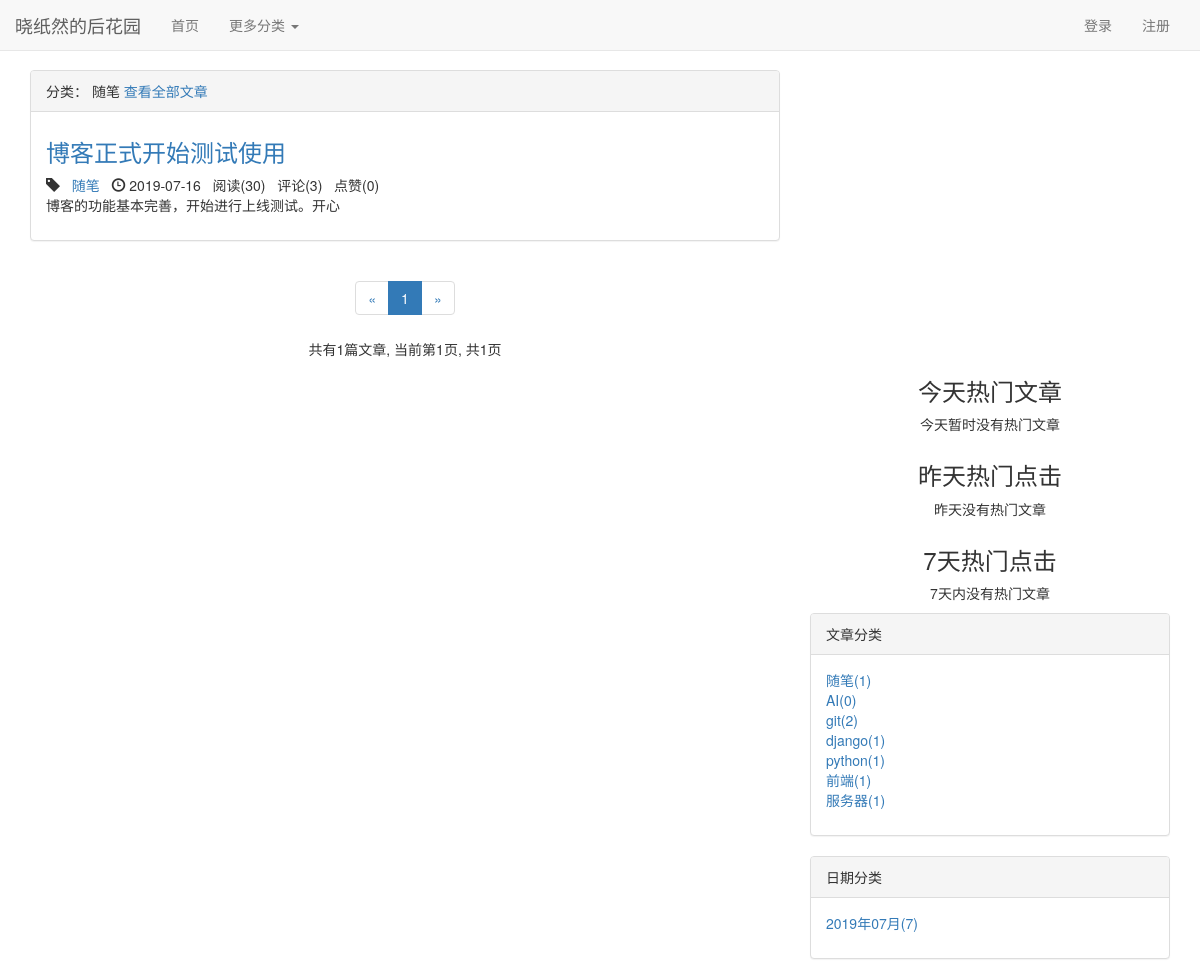
Page /blog/type/2 on the committed database.
### blog/models.py (models this page shows, shortened)
class BlogType(models.Model):
    type_name = models.CharField(max_length=50)
    def __str__(self):
        return self.type_name

class Blog(models.Model, ReadNumExpandMethod):
    title = models.CharField(max_length=50)
    blog_type = models.ForeignKey(BlogType, on_delete=models.CASCADE)
    content = RichTextUploadingField()
    author = models.ForeignKey(User, on_delete=models.CASCADE)
    read_details = GenericRelation(ReadDetail)  # 与阅读细节模型关联起来
    created_time = models.DateTimeField(auto_now_add=True)
    last_updated_time = models.DateTimeField(auto_now=True)
    class Meta:
        ordering = ['-created_time']

### read_statistics/models.py (models this page shows)
class ReadNum(models.Model):
    read_num = models.IntegerField(default=0)
    content_type = models.ForeignKey(ContentType, on_delete=models.CASCADE)
    object_id = models.PositiveIntegerField()
    content_object = GenericForeignKey('content_type', 'object_id')

### likes/models.py (models this page shows)
class LikeCount(models.Model):
    content_type = models.ForeignKey(ContentType, on_delete=models.CASCADE)
    object_id = models.PositiveIntegerField()
    content_object = GenericForeignKey('content_type', 'object_id')
    liked_num = models.IntegerField(default=0)

### blog/views.py (the view)
# urls.py: path('type/<int:blog_type_pk>', views.blogs_with_type, name='blogs_with_type'),
def blogs_with_type(request, blog_type_pk):
    blog_type = get_object_or_404(BlogType, pk=blog_type_pk)
    blogs_all_list = Blog.objects.filter(blog_type=blog_type)
    context = get_blog_list_common_data(blogs_all_list, request)
    context['blog_type'] = blog_type
    return render(request, 'blog/blogs_with_type.html', context)

### comment/templatetags/comment_tags.py (called while the page is built)
@register.simple_tag
def get_comment_count(obj):
    content_type = ContentType.objects.get_for_model(obj)
    return Comment.objects.filter(content_type=content_type, object_id=obj.pk).count()

### likes/templatetags/likes_tags.py (called while the page is built)
@register.simple_tag
def get_like_count(obj):
    content_type = ContentType.objects.get_for_model(obj)
    like_count, created = LikeCount.objects.get_or_create(content_type=content_type, object_id=obj.pk)
    return like_count.liked_num

### read_statistics/models.py (called while the page is built)
    def get_read_num(self):
        try:
            ct = ContentType.objects.get_for_model(self)
            readnum = ReadNum.objects.get(content_type=ct, object_id=self.pk)
            return readnum.read_num
        except exceptions.ObjectDoesNotExist:
            return 0

### user/context_processors.py (called while the page is built)
def login_modal_form(request):
    return {'login_modal_form': LoginForm()}

### blog/templates/blog/blogs_with_type.html (shortened to what this page needs)
{% extends 'blog/blog_list.html' %}
{% block nav_blog_active %}deactive{% endblock %}
{% block blog_list_title %}
    分类： {{ blog_type.type_name }}
    <a href="{% url 'home' %}">查看全部文章</a>
{% endblock %}

### blog/templates/blog/blog_list.html (shortened to what this page needs)
{% extends 'base.html' %}
{% load staticfiles %}
{% load comment_tags %}
{% load likes_tags %}
{% block header_extends %}
    <link rel="stylesheet" type="text/css" href="{% static 'blog/blog.css' %}">
    <link rel="stylesheet" type="text/css" href="{% static 'css/home.css' %}">
{% endblock %}
{% block content %}
    <div class="container">
        <div class="row">
            <div class="col-xs-12 col-sm-6 col-md-6 col-lg-8">
                <div class="panel panel-default">
                    <div class="panel-heading">{% block blog_list_title %}文章列表{% endblock %}</div>
                    <div class="panel-body">
                        {% for blog in page_of_blogs.object_list %}
                            <div class="blog">
                                <h3><a href="{% url 'blog_detail' blog.pk %}">{{ blog.title }}</a></h3>
                                <p class="blog-info">
                                    <span class="glyphicon glyphicon-tag"></span>&nbsp;&nbsp;&nbsp;<a href="{% url 'blogs_with_type' blog.blog_type.pk %}">{{ blog.blog_type }}</a>&nbsp;&nbsp;&nbsp;<span class="glyphicon glyphicon-time"></span> {{ blog.created_time|date:"Y-m-d" }}&nbsp;&nbsp;
                                    阅读({{ blog.get_read_num }})&nbsp;&nbsp;
                                    评论({% get_comment_count blog %})&nbsp;&nbsp;
                                    点赞({% get_like_count blog %})
                                </p>
                                <p>{{ blog.content|striptags|truncatechars:120 }}</p>
                            </div>
                        {% empty %}
                            <div class="blog">
                                <h3>暂无文章，敬请期待</h3>
                            </div>
                        {% endfor %}
                    </div>
                </div>
                <div class="paginator">
                    <ul class="pagination">
                        <li>
                            {% if page_of_blogs.has_previous %}
                                <a href="?page={{ page_of_blogs.previous_page_number }}" aria-label="Previous">
                                    <span aria-hidden="true">&laquo;</span>
                                </a>
                            {% else %}
                                <span aria-hidden="true">&laquo;</span>
                            {% endif %}
                        </li>
                        {% for page_num in page_range %}
                            {% if page_num == page_of_blogs.number %}
                                <li class="active"><span>{{ page_num }}</span></li>
                            {% else %}
                                {% if page_num == '...' %}
                                    <li><span>{{ page_num }}</span></li>
                                {% else %}
                                    <li><a href="?page={{ page_num }}">{{ page_num }}</a></li>
                                {% endif %}
                            {% endif %}
                        {% endfor %}
                        <li>
                            {% if page_of_blogs.has_next %}
                                <a href="?page={{ page_of_blogs.next_page_number }}" aria-label="Next">
                                    <span aria-hidden="true">&raquo;</span>
                                </a>
                            {% else %}
                                <span aria-hidden="true">&raquo;</span>
                            {% endif %}
                        </li>
                    </ul>
                    <p>
                        共有{{ page_of_blogs.paginator.count }}篇文章,
                        当前第{{ page_of_blogs.number }}页,
                        共{{ page_of_blogs.paginator.num_pages }}页
                    </p>
                </div>
            </div>
            <div class="hidden-xs col-sm-4 col-md-4 col-lg-4">
                <div id="container"></div>
                <div class="hot-data">
                    <h3>今天热门文章</h3>
                    <ul>
                        {% for hot_data in today_hot_data %}
                            <li><a href="{% url 'blog_detail' hot_data.content_object.pk %}">{{ hot_data.content_object.title }}</a>({{ hot_data.read_num }})</li>
                        {% empty %}
                            <li>今天暂时没有热门文章</li>
                        {% endfor %}
                    </ul>
                </div>
                <div class="hot-data">
                    <h3>昨天热门点击</h3>
                    <ul>
                        {% for hot_data in yesterday_hot_data %}
                            <li><a href="{% url 'blog_detail' hot_data.content_object.pk %}">{{ hot_data.content_object.title }}</a>({{ hot_data.read_num }})</li>
                        {% empty %}
                            <li>昨天没有热门文章</li>
                        {% endfor %}
                    </ul>
                </div>
                <div class="hot-data">
                    <h3>7天热门点击</h3>
                    <ul>
                        {% for hot_blog in hot_blogs_for_7_days %}
                            <li><a href="{% url 'blog_detail' hot_blog.id %}">{{ hot_blog.title }}</a>({{ hot_blog.read_num_sum }})</li>
                        {% empty %}
                            <li>7天内没有热门文章</li>
                        {% endfor %}
                    </ul>
                </div>
                <div class="panel panel-default">
                    <div class="panel-heading">文章分类</div>
                    <div class="panel-body">
                        <ul class="blog-types">
                            {% for blog_type in blog_types %}
                                <li><a href="{% url 'blogs_with_type' blog_type.pk %}">{{ blog_type.type_name }}({{ blog_type.blog_set.count }})</a></li>
                            {% empty %}
                                <li>暂无分类</li>
                            {% endfor %}
                        </ul>
                    </div>
                </div>
                <div class="panel panel-default">
                    <div class="panel-heading">日期分类</div>
                    <div class="panel-body">
                        <ul>
                            {% for blog_date, blog_count in blog_dates.items %}
                                <li>
                                    <a href="{% url 'blogs_with_date' blog_date.year blog_date.month %}">
                                        {{ blog_date|date:"Y年m月" }}({{ blog_count }})
                                    </a>
                                </li>
                            {% endfor %}
                        </ul>
                    </div>
                </div>
            </div>
        </div>
    </div>
{% endblock %}

### static/css/base.css (style rules this page uses)
* { margin: 0; padding: 0; }
body { margin-top: 70px!important; }
ul { list-style-type: none!important; }

### static/blog/blog.css (style rules this page uses)
ul.blog-types { list-style-type: none; }
div.blog h3 { margin-top: 0.5em; }
div.blog p.blog-info { margin-bottom: 0; }
div.paginator { text-align: center; }

### static/css/home.css (style rules this page uses)
div#container { margin: 0 auto; height: 20em; min-width: 20em; max-width: 30em; }
div.hot-data { text-align: center; margin-top: 2em; }

### rows in the picture
BlogType: type_name "随笔", blog_set.count "1"
Blog: title "博客正式开始测试使用", blog_type "随笔", created_time "2019-07-16", get_read_num "30", id "3", id.liked_num "0", content "博客的功能基本完善，开始进行上线测试。开心"
BlogType: type_name "AI", blog_set.count "0"
BlogType: type_name "git", blog_set.count "2"
BlogType: type_name "django", blog_set.count "1"
BlogType: type_name "python", blog_set.count "1"
BlogType: type_name "前端", blog_set.count "1"
BlogType: type_name "服务器", blog_set.count "1"

### other values in the picture
{{ page_num }} "1"
{{ page_of_blogs.paginator.count }} "1"
{{ page_of_blogs.number }} "1"
{{ page_of_blogs.paginator.num_pages }} "1"
{{ blog_date|date:"Y年m月" }} "2019年07月"
{{ blog_count }} "7"
